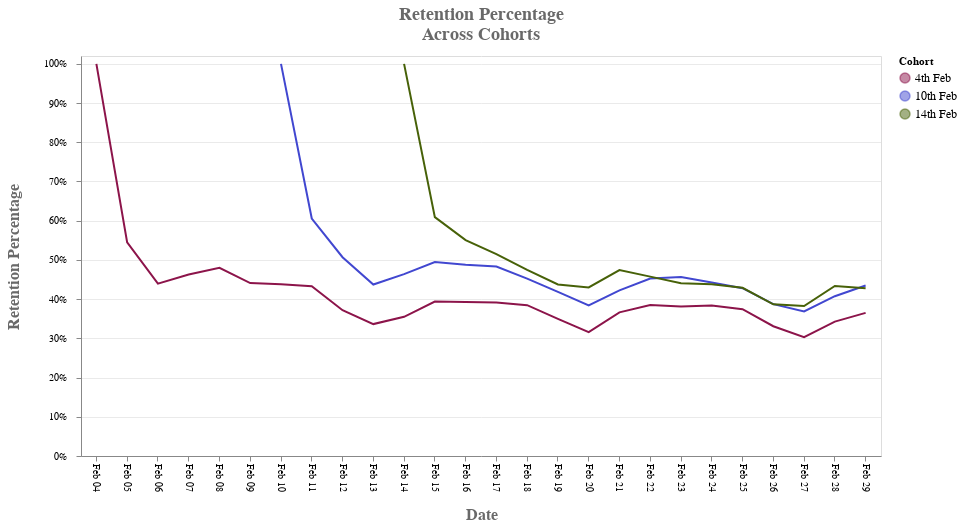

Write notebook code for a chart like this one.
### Code cell
### Plot Cohort Retention throughout the end of the month


# This column is just added for having better visulization in Altair
cohort_ret_all['date'] =  cohort_ret_all['Date'].dt.strftime('%b %d')


# Create a selection that chooses the nearest point & selects based on x-value
nearest = alt.selection(type='single', nearest=True, on='mouseover',
                        fields=['date'], empty='none')


fig3_b = alt.Chart(cohort_ret_all).mark_line().encode(
    x=alt.X('date:O', axis = alt.Axis(title = 'Date',labelAngle=90)),
    y=alt.Y('Retention Percentage:Q', axis = alt.Axis(title = 'Retention Percentage',format="%"),scale=alt.Scale(domain=(0,1.02))),
    color = alt.Color("Cohort:O",legend=alt.Legend(title="Cohort"), scale=alt.Scale(domain=['4th Feb', '10th Feb', '14th Feb'],range=['#8c144a', '#4147d0','#476108'])),
    tooltip = [alt.Tooltip('date', title = 'Date'),
               alt.Tooltip('Retention Percentage:Q', title = 'Retention Percentage',format=(".2%")),
               alt.Tooltip('Cohort:O', title='cohort')]
).properties(
    height= 400,
    width = 800 ,title=["Retention Percentage", "Across Cohorts"]
)

                          

# Transparent selectors across the chart. This is what tells us
# the x-value of the cursor
selectors = alt.Chart(cohort_ret_all).mark_point().encode(
    x='date:O',
    opacity=alt.value(0),
).add_selection(
    nearest
)

# Draw points on the line, and highlight based on selection
points = fig3_b.mark_point().encode(
    opacity=alt.condition(nearest, alt.value(0.5), alt.value(0))
)


# Draw text labels near the points, and highlight based on selection
text = fig3_b.mark_text(align='left', dx=5, dy=-5).encode(
    text=alt.condition(nearest, 'Retention Percentage:Q', alt.value(' '), format=(".2%"))
)

# Draw a rule at the location of the selection
rules = alt.Chart(cohort_ret_all).mark_rule(color='gray').encode(
    x='date:O',
).transform_filter(
    nearest
)

chart_c2 = alt.layer(fig3_b, selectors, points, rules, text
    ).configure_title(fontSize=18,font='Helvetica Sans', color='dimgrey', dy=-5
    ).configure_legend(labelFontSize=12, title=None
    ).configure_axisY(labelPadding=10, titleX=-60, labelFontSize=10,titleFontSize=16, titleColor = 'dimgray', titleFont = 'Helvetica Sans' 
    ).configure_axisX(grid=False,titleY=50,titleFontSize=16, labelFontSize=10, titleColor = 'dimgray', titleFont = 'Helvetica Sans'
    ).configure_axis(gridOpacity = 0.6
    )


chart_c2

### Figure 1 — Vega-Lite specification as saved in the notebook (floating-point values rounded to 4 significant figures)
{"config": {"view": {"continuousWidth": 400, "continuousHeight": 300}, "axis": {"gridOpacity": 0.6}, "axisX": {"grid": false, "labelFontSize": 10, "titleColor": "dimgray", "titleFont": "Helvetica Sans", "titleFontSize": 16, "titleY": 50}, "axisY": {"labelFontSize": 10, "labelPadding": 10, "titleColor": "dimgray", "titleFont": "Helvetica Sans", "titleFontSize": 16, "titleX": -60}, "legend": {"labelFontSize": 12, "title": null}, "title": {"color": "dimgrey", "dy": -5, "font": "Helvetica Sans", "fontSize": 18}}, "layer": [{"mark": "line", "encoding": {"color": {"type": "ordinal", "field": "Cohort", "legend": {"title": "Cohort"}, "scale": {"domain": ["4th Feb", "10th Feb", "14th Feb"], "range": ["#8c144a", "#4147d0", "#476108"]}}, "tooltip": [{"type": "nominal", "field": "date", "title": "Date"}, {"type": "quantitative", "field": "Retention Percentage", "format": ".2%", "title": "Retention Percentage"}, {"type": "ordinal", "field": "Cohort", "title": "cohort"}], "x": {"type": "ordinal", "axis": {"labelAngle": 90, "title": "Date"}, "field": "date"}, "y": {"type": "quantitative", "axis": {"format": "%", "title": "Retention Percentage"}, "field": "Retention Percentage", "scale": {"domain": [0, 1.02]}}}, "height": 400, "title": ["Retention Percentage", "Across Cohorts"], "width": 800}, {"mark": "point", "encoding": {"opacity": {"value": 0}, "x": {"type": "ordinal", "field": "date"}}, "selection": {"selector004": {"type": "single", "nearest": true, "on": "mouseover", "fields": ["date"], "empty": "none"}}}, {"mark": "point", "encoding": {"color": {"type": "ordinal", "field": "Cohort", "legend": {"title": "Cohort"}, "scale": {"domain": ["4th Feb", "10th Feb", "14th Feb"], "range": ["#8c144a", "#4147d0", "#476108"]}}, "opacity": {"condition": {"value": 0.5, "selection": "selector004"}, "value": 0}, "tooltip": [{"type": "nominal", "field": "date", "title": "Date"}, {"type": "quantitative", "field": "Retention Percentage", "format": ".2%", "title": "Retention Percentage"}, {"type": "ordinal", "field": "Cohort", "title": "cohort"}], "x": {"type": "ordinal", "axis": {"labelAngle": 90, "title": "Date"}, "field": "date"}, "y": {"type": "quantitative", "axis": {"format": "%", "title": "Retention Percentage"}, "field": "Retention Percentage", "scale": {"domain": [0, 1.02]}}}, "height": 400, "title": ["Retention Percentage", "Across Cohorts"], "width": 800}, {"mark": {"type": "rule", "color": "gray"}, "encoding": {"x": {"type": "ordinal", "field": "date"}}, "transform": [{"filter": {"selection": "selector004"}}]}, {"mark": {"type": "text", "align": "left", "dx": 5, "dy": -5}, "encoding": {"color": {"type": "ordinal", "field": "Cohort", "legend": {"title": "Cohort"}, "scale": {"domain": ["4th Feb", "10th Feb", "14th Feb"], "range": ["#8c144a", "#4147d0", "#476108"]}}, "text": {"condition": {"type": "quantitative", "field": "Retention Percentage", "format": ".2%", "selection": "selector004"}, "value": " "}, "tooltip": [{"type": "nominal", "field": "date", "title": "Date"}, {"type": "quantitative", "field": "Retention Percentage", "format": ".2%", "title": "Retention Percentage"}, {"type": "ordinal", "field": "Cohort", "title": "cohort"}], "x": {"type": "ordinal", "axis": {"labelAngle": 90, "title": "Date"}, "field": "date"}, "y": {"type": "quantitative", "axis": {"format": "%", "title": "Retention Percentage"}, "field": "Retention Percentage", "scale": {"domain": [0, 1.02]}}}, "height": 400, "title": ["Retention Percentage", "Across Cohorts"], "width": 800}], "data": {"name": "data-693614a6f53676ba395135f5aa8c8b0c"}, "$schema": "https://vega.github.io/schema/vega-lite/v4.0.0.json", "datasets": {"data-693614a6f53676ba395135f5aa8c8b0c": [{"Date": "2016-02-04T00:00:00", "Retention Percentage": 1.0, "Cohort Life Time": 0, "Number of Users": 2735, "Cohort": "4th Feb", "date": "Feb 04"}, {"Date": "2016-02-05T00:00:00", "Retention Percentage": 0.5448, "Cohort Life Time": 1, "Number of Users": 1490, "Cohort": "4th Feb", "date": "Feb 05"}, {"Date": "2016-02-06T00:00:00", "Retention Percentage": 0.4395, "Cohort Life Time": 2, "Number of Users": 1202, "Cohort": "4th Feb", "date": "Feb 06"}, {"Date": "2016-02-07T00:00:00", "Retention Percentage": 0.4629, "Cohort Life Time": 3, "Number of Users": 1266, "Cohort": "4th Feb", "date": "Feb 07"}, {"Date": "2016-02-08T00:00:00", "Retention Percentage": 0.4801, "Cohort Life Time": 4, "Number of Users": 1313, "Cohort": "4th Feb", "date": "Feb 08"}, {"Date": "2016-02-09T00:00:00", "Retention Percentage": 0.441, "Cohort Life Time": 5, "Number of Users": 1206, "Cohort": "4th Feb", "date": "Feb 09"}, {"Date": "2016-02-10T00:00:00", "Retention Percentage": 0.4377, "Cohort Life Time": 6, "Number of Users": 1197, "Cohort": "4th Feb", "date": "Feb 10"}, {"Date": "2016-02-11T00:00:00", "Retention Percentage": 0.4329, "Cohort Life Time": 7, "Number of Users": 1184, "Cohort": "4th Feb", "date": "Feb 11"}, {"Date": "2016-02-12T00:00:00", "Retention Percentage": 0.3718, "Cohort Life Time": 8, "Number of Users": 1017, "Cohort": "4th Feb", "date": "Feb 12"}, {"Date": "2016-02-13T00:00:00", "Retention Percentage": 0.3364, "Cohort Life Time": 9, "Number of Users": 920, "Cohort": "4th Feb", "date": "Feb 13"}, {"Date": "2016-02-14T00:00:00", "Retention Percentage": 0.355, "Cohort Life Time": 10, "Number of Users": 971, "Cohort": "4th Feb", "date": "Feb 14"}, {"Date": "2016-02-15T00:00:00", "Retention Percentage": 0.3938, "Cohort Life Time": 11, "Number of Users": 1077, "Cohort": "4th Feb", "date": "Feb 15"}, {"Date": "2016-02-16T00:00:00", "Retention Percentage": 0.3927, "Cohort Life Time": 12, "Number of Users": 1074, "Cohort": "4th Feb", "date": "Feb 16"}, {"Date": "2016-02-17T00:00:00", "Retention Percentage": 0.3916, "Cohort Life Time": 13, "Number of Users": 1071, "Cohort": "4th Feb", "date": "Feb 17"}, {"Date": "2016-02-18T00:00:00", "Retention Percentage": 0.3846, "Cohort Life Time": 14, "Number of Users": 1052, "Cohort": "4th Feb", "date": "Feb 18"}, {"Date": "2016-02-19T00:00:00", "Retention Percentage": 0.3495, "Cohort Life Time": 15, "Number of Users": 956, "Cohort": "4th Feb", "date": "Feb 19"}, {"Date": "2016-02-20T00:00:00", "Retention Percentage": 0.3159, "Cohort Life Time": 16, "Number of Users": 864, "Cohort": "4th Feb", "date": "Feb 20"}, {"Date": "2016-02-21T00:00:00", "Retention Percentage": 0.3664, "Cohort Life Time": 17, "Number of Users": 1002, "Cohort": "4th Feb", "date": "Feb 21"}, {"Date": "2016-02-22T00:00:00", "Retention Percentage": 0.385, "Cohort Life Time": 18, "Number of Users": 1053, "Cohort": "4th Feb", "date": "Feb 22"}, {"Date": "2016-02-23T00:00:00", "Retention Percentage": 0.3814, "Cohort Life Time": 19, "Number of Users": 1043, "Cohort": "4th Feb", "date": "Feb 23"}, {"Date": "2016-02-24T00:00:00", "Retention Percentage": 0.3835, "Cohort Life Time": 20, "Number of Users": 1049, "Cohort": "4th Feb", "date": "Feb 24"}, {"Date": "2016-02-25T00:00:00", "Retention Percentage": 0.3744, "Cohort Life Time": 21, "Number of Users": 1024, "Cohort": "4th Feb", "date": "Feb 25"}, {"Date": "2016-02-26T00:00:00", "Retention Percentage": 0.3309, "Cohort Life Time": 22, "Number of Users": 905, "Cohort": "4th Feb", "date": "Feb 26"}, {"Date": "2016-02-27T00:00:00", "Retention Percentage": 0.3031, "Cohort Life Time": 23, "Number of Users": 829, "Cohort": "4th Feb", "date": "Feb 27"}, {"Date": "2016-02-28T00:00:00", "Retention Percentage": 0.3426, "Cohort Life Time": 24, "Number of Users": 937, "Cohort": "4th Feb", "date": "Feb 28"}, {"Date": "2016-02-29T00:00:00", "Retention Percentage": 0.3649, "Cohort Life Time": 25, "Number of Users": 998, "Cohort": "4th Feb", "date": "Feb 29"}, {"Date": "2016-02-10T00:00:00", "Retention Percentage": 1.0, "Cohort Life Time": 0, "Number of Users": 3129, "Cohort": "10th Feb", "date": "Feb 10"}, {"Date": "2016-02-11T00:00:00", "Retention Percentage": 0.6056, "Cohort Life Time": 1, "Number of Users": 1895, "Cohort": "10th Feb", "date": "Feb 11"}, {"Date": "2016-02-12T00:00:00", "Retention Percentage": 0.5069, "Cohort Life Time": 2, "Number of Users": 1586, "Cohort": "10th Feb", "date": "Feb 12"}, {"Date": "2016-02-13T00:00:00", "Retention Percentage": 0.4372, "Cohort Life Time": 3, "Number of Users": 1368, "Cohort": "10th Feb", "date": "Feb 13"}, {"Date": "2016-02-14T00:00:00", "Retention Percentage": 0.4637, "Cohort Life Time": 4, "Number of Users": 1451, "Cohort": "10th Feb", "date": "Feb 14"}, {"Date": "2016-02-15T00:00:00", "Retention Percentage": 0.4944, "Cohort Life Time": 5, "Number of Users": 1547, "Cohort": "10th Feb", "date": "Feb 15"}, {"Date": "2016-02-16T00:00:00", "Retention Percentage": 0.4877, "Cohort Life Time": 6, "Number of Users": 1526, "Cohort": "10th Feb", "date": "Feb 16"}, {"Date": "2016-02-17T00:00:00", "Retention Percentage": 0.4832, "Cohort Life Time": 7, "Number of Users": 1512, "Cohort": "10th Feb", "date": "Feb 17"}, {"Date": "2016-02-18T00:00:00", "Retention Percentage": 0.4522, "Cohort Life Time": 8, "Number of Users": 1415, "Cohort": "10th Feb", "date": "Feb 18"}, {"Date": "2016-02-19T00:00:00", "Retention Percentage": 0.4187, "Cohort Life Time": 9, "Number of Users": 1310, "Cohort": "10th Feb", "date": "Feb 19"}, {"Date": "2016-02-20T00:00:00", "Retention Percentage": 0.3841, "Cohort Life Time": 10, "Number of Users": 1202, "Cohort": "10th Feb", "date": "Feb 20"}, {"Date": "2016-02-21T00:00:00", "Retention Percentage": 0.4222, "Cohort Life Time": 11, "Number of Users": 1321, "Cohort": "10th Feb", "date": "Feb 21"}, {"Date": "2016-02-22T00:00:00", "Retention Percentage": 0.4525, "Cohort Life Time": 12, "Number of Users": 1416, "Cohort": "10th Feb", "date": "Feb 22"}, {"Date": "2016-02-23T00:00:00", "Retention Percentage": 0.4567, "Cohort Life Time": 13, "Number of Users": 1429, "Cohort": "10th Feb", "date": "Feb 23"}, {"Date": "2016-02-24T00:00:00", "Retention Percentage": 0.4426, "Cohort Life Time": 14, "Number of Users": 1385, "Cohort": "10th Feb", "date": "Feb 24"}, {"Date": "2016-02-25T00:00:00", "Retention Percentage": 0.4279, "Cohort Life Time": 15, "Number of Users": 1339, "Cohort": "10th Feb", "date": "Feb 25"}, {"Date": "2016-02-26T00:00:00", "Retention Percentage": 0.3873, "Cohort Life Time": 16, "Number of Users": 1212, "Cohort": "10th Feb", "date": "Feb 26"}, {"Date": "2016-02-27T00:00:00", "Retention Percentage": 0.3688, "Cohort Life Time": 17, "Number of Users": 1154, "Cohort": "10th Feb", "date": "Feb 27"}, {"Date": "2016-02-28T00:00:00", "Retention Percentage": 0.4075, "Cohort Life Time": 18, "Number of Users": 1275, "Cohort": "10th Feb", "date": "Feb 28"}, {"Date": "2016-02-29T00:00:00", "Retention Percentage": 0.4346, "Cohort Life Time": 19, "Number of Users": 1360, "Cohort": "10th Feb", "date": "Feb 29"}, {"Date": "2016-02-14T00:00:00", "Retention Percentage": 1.0, "Cohort Life Time": 0, "Number of Users": 2761, "Cohort": "14th Feb", "date": "Feb 14"}, {"Date": "2016-02-15T00:00:00", "Retention Percentage": 0.6092, "Cohort Life Time": 1, "Number of Users": 1682, "Cohort": "14th Feb", "date": "Feb 15"}, {"Date": "2016-02-16T00:00:00", "Retention Percentage": 0.5505, "Cohort Life Time": 2, "Number of Users": 1520, "Cohort": "14th Feb", "date": "Feb 16"}, {"Date": "2016-02-17T00:00:00", "Retention Percentage": 0.515, "Cohort Life Time": 3, "Number of Users": 1422, "Cohort": "14th Feb", "date": "Feb 17"}, {"Date": "2016-02-18T00:00:00", "Retention Percentage": 0.4748, "Cohort Life Time": 4, "Number of Users": 1311, "Cohort": "14th Feb", "date": "Feb 18"}, {"Date": "2016-02-19T00:00:00", "Retention Percentage": 0.4375, "Cohort Life Time": 5, "Number of Users": 1208, "Cohort": "14th Feb", "date": "Feb 19"}, {"Date": "2016-02-20T00:00:00", "Retention Percentage": 0.4299, "Cohort Life Time": 6, "Number of Users": 1187, "Cohort": "14th Feb", "date": "Feb 20"}, {"Date": "2016-02-21T00:00:00", "Retention Percentage": 0.4741, "Cohort Life Time": 7, "Number of Users": 1309, "Cohort": "14th Feb", "date": "Feb 21"}, {"Date": "2016-02-22T00:00:00", "Retention Percentage": 0.4574, "Cohort Life Time": 8, "Number of Users": 1263, "Cohort": "14th Feb", "date": "Feb 22"}, {"Date": "2016-02-23T00:00:00", "Retention Percentage": 0.4404, "Cohort Life Time": 9, "Number of Users": 1216, "Cohort": "14th Feb", "date": "Feb 23"}, {"Date": "2016-02-24T00:00:00", "Retention Percentage": 0.4382, "Cohort Life Time": 10, "Number of Users": 1210, "Cohort": "14th Feb", "date": "Feb 24"}, {"Date": "2016-02-25T00:00:00", "Retention Percentage": 0.4288, "Cohort Life Time": 11, "Number of Users": 1184, "Cohort": "14th Feb", "date": "Feb 25"}, {"Date": "2016-02-26T00:00:00", "Retention Percentage": 0.3868, "Cohort Life Time": 12, "Number of Users": 1068, "Cohort": "14th Feb", "date": "Feb 26"}, {"Date": "2016-02-27T00:00:00", "Retention Percentage": 0.3825, "Cohort Life Time": 13, "Number of Users": 1056, "Cohort": "14th Feb", "date": "Feb 27"}, {"Date": "2016-02-28T00:00:00", "Retention Percentage": 0.4335, "Cohort Life Time": 14, "Number of Users": 1197, "Cohort": "14th Feb", "date": "Feb 28"}, {"Date": "2016-02-29T00:00:00", "Retention Percentage": 0.4277, "Cohort Life Time": 15, "Number of Users": 1181, "Cohort": "14th Feb", "date": "Feb 29"}]}}
